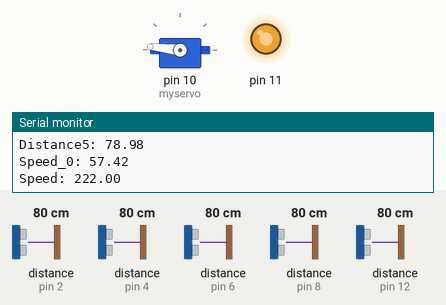
Recording of a sketch running on a simulated Arduino Uno, built with avr-gcc and run on an emulated ATmega328P. On the bench: servo, output pins drawn as LEDs (lit = HIGH), the last lines printed to the serial monitor. Wiring (inferred from the names in the program): 5 × ultrasonic range finder: trigger pin 3, echo pin 2 / trigger pin 5, echo pin 4 / trigger pin 7, echo pin 6 / trigger pin 9, echo pin 8 / trigger pin 13, echo pin 12. Dashed ring = blinking. The test bench sets the inputs (shaded band); at power-on: distance to the obstacle (sensors on pin 2, pin 4, pin 6, pin 8, pin 12) 80 cm. The echo pulse lasts 58.3 µs per cm; pins used as bus, display or sensor lines are not drawn.

Above: at 1.8 s.
1.9 s: distance to the obstacle (sensor on pin 2) set to 60 cm
At 2.7 s:
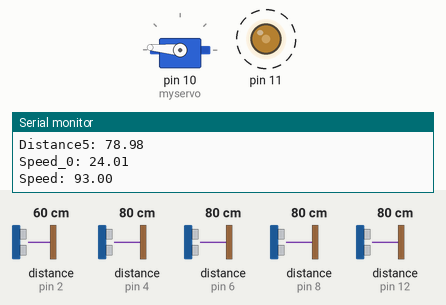
6.1 s: distance to the obstacle (sensor on pin 4) set to 250 cm
At 7.7 s:
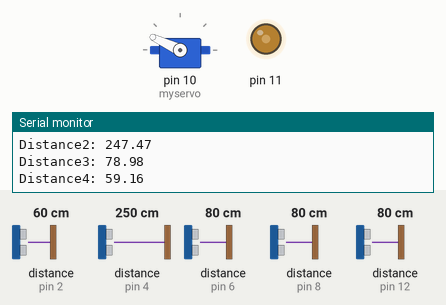
8.1 s: distance to the obstacle (sensor on pin 6) set to 120 cm
At 9.2 s:
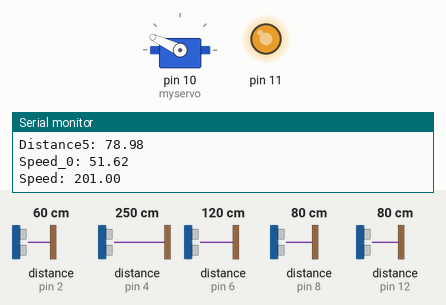
12.3 s: distance to the obstacle (sensor on pin 8) set to 120 cm
16.5 s: distance to the obstacle (sensor on pin 4) set to 2 cm
At 19.6 s:
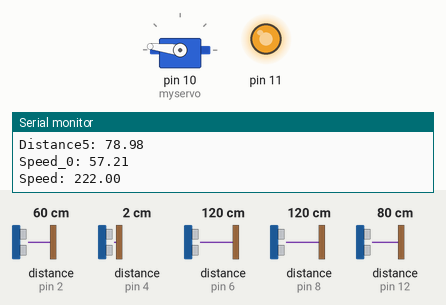
20.7 s: distance to the obstacle (sensor on pin 12) set to 2 cm
At 21.5 s:
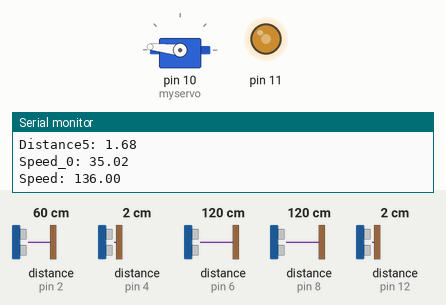
Timing chart, 0 to 25.9 s (numbered marks = the images above; inputs shaded):
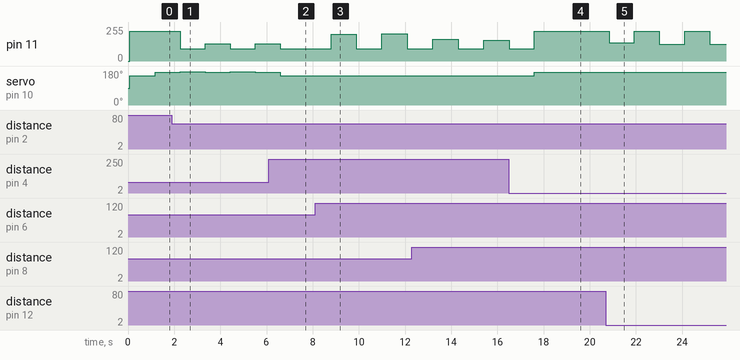

Measured:
- after the input at 1.9 s, pin 11: alternates 131/255 for 1.1 s and 93/255 for 1.1 s, starting after 0.35 s; servo on pin 10 (myservo): alternates 175° for 1.1 s and 174° for 1.1 s, starting after 0.35 s
- after the input at 6.1 s, pin 11: goes on until 6.6 s, then stays 93/255
- after the input at 8.1 s, pin 11: 93/255 → 201/255 after 0.70 s, → 93/255 1.1 s later, → 204/255 1.1 s later, → 93/255 1.1 s later
- after the input at 16.5 s, servo on pin 10 (myservo): 155° → 174° after 1.1 s, → 173° 1.1 s later
- after the input at 20.7 s, pin 11: 222/255 → 136/255 after 0.15 s, → 222/255 1.1 s later, → 126/255 1.1 s later, → 222/255 1.1 s later, … (5 changes in this stretch); servo on pin 10 (myservo): 173° → 174° after 0.15 s

The sketch:

AutonomousRCCar_main.ino
```cpp
//From Autonomous_RC_Car
#include "network.h"
using namespace std;


//Setup Servo
#include <Servo.h>
Servo myservo;

//Servo start position
int pos = 140; //140 is roughly straight for the steering
float currentB = 0; //Sense drive motor current draw

//Arrays used
double arrIn[7];
double arrOut[2];
double coeff[64] = {0.010058,0.021507,-0.64508,0.5071,0.0482,0.027718,-0.33932,-0.88842,0.091274,-0.14505,-0.14499,0.28647,0.075744,0.15063,0.66329,0.050569,0.096072,0.45521,0.004986,0.21156,0.020915,-0.10862,0.16578,0.067902,-0.12386,0.71624,0.011182,-1.6959,0.1411,-0.13506,-0.028443,-0.153,0.10195,-0.016707,-0.13686,0.15883,0.12873,0.3206,-0.010895,-0.28423,-0.068332,0.11177,0.03218,0.10542,-0.26854,0.19184,-0.015392,0.1184,0.65344,0.021146,-18.542,38.112,-0.058833,0.14627,0.30615,2.6266,0.15227,0.10383,-0.072868,-0.0048141,-0.014333,-16.707,-0.2758};

//Controlling Global Variables
double currentSpeed = 0;
double currentSteering = pos;


///////Sensor Set Up///////
// Sensor 1 -> looking striaght -> arrIn[0]
// Sensor 2 -> left front
// Sensor 3 -> right front
// Sensor 4 -> left side
// Sensor 5 -> right side -> arrIn[4]
// Current speed -> arrIn[5]
// Current steering angle -> arrIn[6]

const int trigPin1 = 7;
const int echoPin1 = 6;
const int trigPin2 = 5;
const int echoPin2 = 4;
const int trigPin3 = 9;
const int echoPin3 = 8;
const int trigPin4 = 3;
const int echoPin4 = 2;
const int trigPin5 = 13;
const int echoPin5 = 12;

void setup() {

  //Setup Channel A
  pinMode(13, OUTPUT); //Initiates Motor Channel B pin
  pinMode(8, OUTPUT); //Initiates Brake Channel B pin
  //View Serial Monitor for feedback
  Serial.begin(9600);
  //Setup Steering
  myservo.attach(10);  // attaches the servo on pin 10 to the servo object

  //Sensor Set Up
  pinMode(trigPin1, OUTPUT);
  pinMode(echoPin1, INPUT);
  pinMode(trigPin2, OUTPUT);
  pinMode(echoPin2, INPUT);
  pinMode(trigPin3, OUTPUT);
  pinMode(echoPin3, INPUT);
  pinMode(trigPin4, OUTPUT);
  pinMode(echoPin4, INPUT);
  pinMode(trigPin5, OUTPUT);
  pinMode(echoPin5, INPUT);
}


void loop(){


getSensorData(arrIn);
arrIn[5] = currentSpeed;
arrIn[6] = currentSteering;
sim(arrIn,coeff,arrOut);

Serial.print("Speed_0: ");
Serial.println(arrOut[0]);
//Serial.println(arrOut[1]);

currentSpeed = motorSimCOnversion(arrOut[0]);
currentSteering = steeringSimConversion(arrOut[1]);

Serial.print("Speed: ");
Serial.println(currentSpeed);

myservo.write(currentSteering);
if (currentSpeed > 0){
  digitalWrite(13, LOW); //Establishes forward direction of Channel A
  digitalWrite(8, LOW);   //Disengage the Brake for Channel A
  analogWrite(11, currentSpeed);  //max is 255 -  implies 9 Volts -- need 12V at least supply to motor
} else {
  digitalWrite(13, HIGH); //Establishes backward direction of Channel A
  digitalWrite(8, LOW);   //Disengage the Brake for Channel A
  analogWrite(11, currentSpeed);  //max is 255 -  implies 9 Volts -- need 12V at least supply to motor
}

delay(1000);

Serial.print(arrIn[0]);
Serial.print(arrIn[1]);
Serial.print(arrIn[2]);
Serial.print(arrIn[3]);
Serial.print(arrIn[4]);

//  forward @ full speed
//  digitalWrite(13, HIGH); //Establishes forward direction of Channel A
//  digitalWrite(8, LOW);   //Disengage the Brake for Channel A
//  analogWrite(11, 222);  //max is 255 -  implies 9 Volts -- need 12V at least supply to motor
//  currentB = analogRead(A1);//current sense motor A
//  Serial.print(currentB); //max is 2 Amps
//  Serial.print("milliamps\n");

//
//  delay(3000);
//
//  digitalWrite(9, HIGH); //engage the Brake for Channel A
//
//  delay(1000);
//
//  //backward @ half speed
//  digitalWrite(12, LOW); //Establishes backward direction of Channel A
//  digitalWrite(9, LOW);   //Disengage the Brake for Channel A
//  analogWrite(3, 123);   //Spins the motor on Channel A at half speed
//
//  delay(3000);
//
//  digitalWrite(9, HIGH); //Eengage the Brake for Channel A
//
//  delay(1000);

}

void getSensorData(double arrIn[]){
  digitalWrite(trigPin1, HIGH);
  delayMicroseconds(10);
  digitalWrite(trigPin1, LOW);
  arrIn[0] = pulseIn(echoPin1, HIGH)*0.034/2;

  digitalWrite(trigPin2, HIGH);
  delayMicroseconds(10);
  digitalWrite(trigPin2, LOW);
  arrIn[1] = pulseIn(echoPin2, HIGH)*0.034/2;

  digitalWrite(trigPin3, HIGH);
  delayMicroseconds(10);
  digitalWrite(trigPin3, LOW);
  arrIn[2] = pulseIn(echoPin3, HIGH)*0.034/2;

  digitalWrite(trigPin4, HIGH);
  delayMicroseconds(10);
  digitalWrite(trigPin4, LOW);
  arrIn[3] = pulseIn(echoPin4, HIGH)*0.034/2;

  digitalWrite(trigPin5, HIGH);
  delayMicroseconds(10);
  digitalWrite(trigPin5, LOW);
  arrIn[4] = pulseIn(echoPin5, HIGH)*0.034/2;

  Serial.print("Distance1: ");
  Serial.println(arrIn[0]);
  Serial.print("Distance2: ");
  Serial.println(arrIn[1]);
  Serial.print("Distance3: ");
  Serial.println(arrIn[2]);
  Serial.print("Distance4: ");
  Serial.println(arrIn[3]);
  Serial.print("Distance5: ");
  Serial.println(arrIn[4]);
}

double steeringSimConversion(double sim){
  double val = 140;
  if (sim > 0) {
    val = sim*15/13.7 + 140;
    if (val > 150) {
      val =155;
    }
  } else {
    val = 140 - sim*25/13.6;
    if (val < 120) {
      val = 115;
    }
  }

  return val;
}

int motorSimCOnversion(double sim){
  int val = sim*222/57;

  if (val > 222) {val = 222;}
  if (val < -222) {val = -222;}
  return val;
}
```

network.h
```cpp
//network.h
#pragma once
#include <math.h>
//#include <fstream>
//#include <iostream>
//#include <string>
using namespace std;

// Sensor 1 -> looking striaght -> arrIn[0]
// Sensor 2 -> left front
// Sensor 3 -> right front
// Sensor 4 -> left side
// Sensor 5 -> right side -> arrIn[4]
// Current speed -> arrIn[5]
// Current steering angle -> arrIn[6]

double tansig(double x) {
	double y;
	y = (2 / (1 + exp(-2 * x))) - 1;
	return y;
}

//Simulate function updates arrOut, Motor speed as arr(0) and steering angle as arr(1). Coeff should be length 63
//arrIn should be length 7; s1 to s5 and M0 and S0
void sim(double arrIn[], double coeff[], double arrOut[]) {
	int numInputs = 7;
	int numOutputs = 2;
	int numHidden = 7;
	double arrHidden[numHidden];


	for (int i = 0; i < numHidden; i++) {
		arrHidden[i]=0;
		for (int j = 0; j < numInputs; j++) {
			arrHidden[i] = arrHidden[i] + arrIn[j] * coeff[numInputs*j + i];
		//cout << "using coeff " << numInputs*j + i <<  endl;
		}
		arrHidden[i] = tansig(arrHidden[i]);
	}

	for (int i = 0; i < numOutputs; i++) {
		arrOut[i]=0;
		for (int j = 0; j < numHidden; j++) {
			arrOut[i] = arrOut[i] + arrHidden[j]*coeff[(numInputs)*(numHidden) + i + 2*j];
		//cout << "using coeff " << (numInputs)*(numHidden) + i + 2*j <<  endl;
		}
	}
}


/*//file should be a csv
void loadCoeff(double coeff[], string fileName) {
	double val;
	int count = 0;
	ifstream coeffFile;
	coeffFile.open(fileName);
	if (!coeffFile.fail()) {
		while (!coeffFile.eof()) {
			coeffFile >> val;
			coeff[count] = val;
			//cout << coeff[count] << endl;
			count++;
		}
		coeffFile.close();
	}
	else cout << "file not read" << endl;
}*/
```
